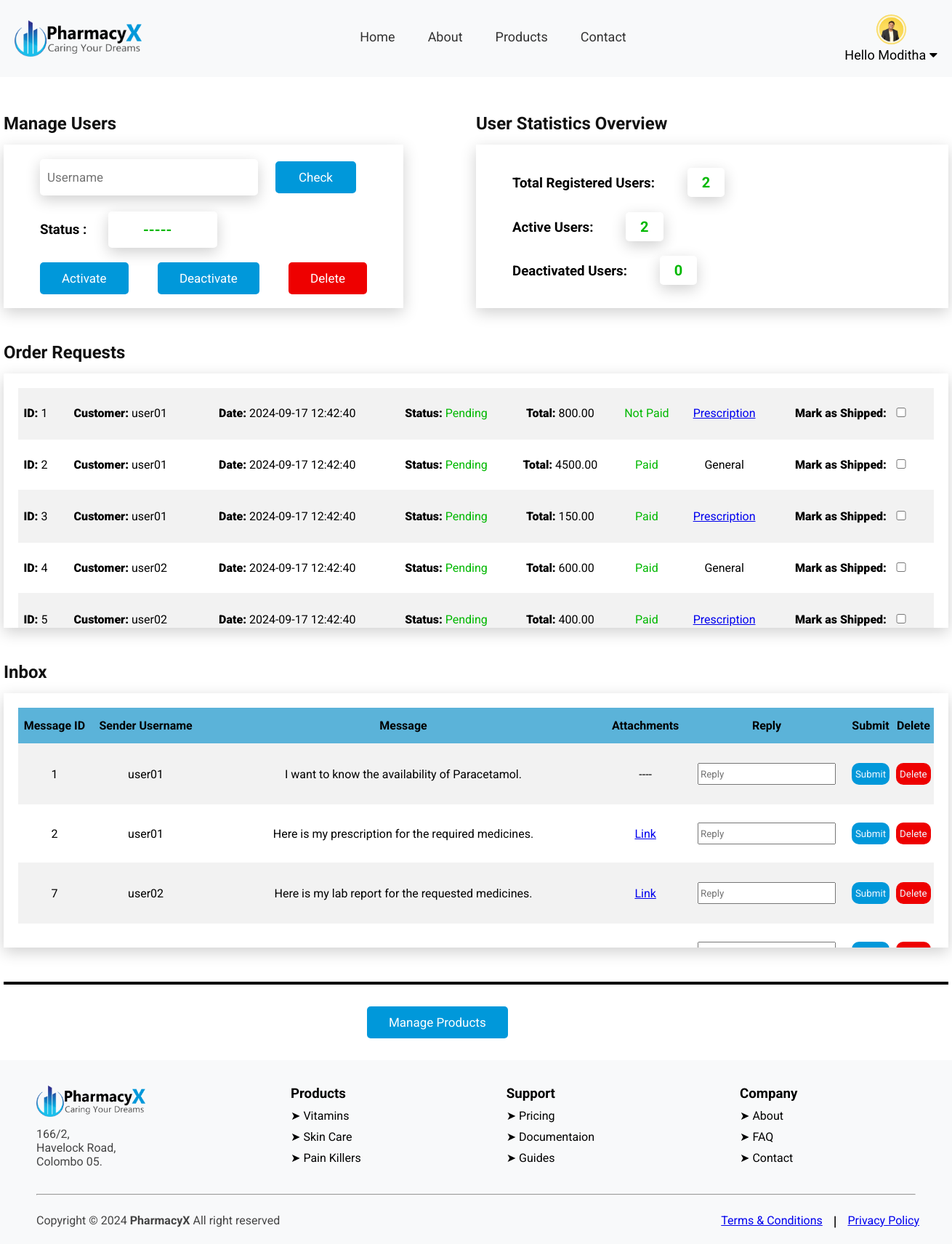
Page /admin_DB.php (signed in) on the committed database.
### tables this page shows
CREATE TABLE `Orders` (
  `order_id` int(11) NOT NULL,
  `user_name` varchar(100) DEFAULT NULL,
  `order_status` enum('Pending','Shipped','Delivered') DEFAULT 'Pending',
  `order_type` enum('Prescription','General') DEFAULT NULL,
  `qty` int(11) DEFAULT NULL,
  `receiver_name` varchar(255) DEFAULT NULL,
  `street` varchar(100) DEFAULT NULL,
  `city` varchar(100) DEFAULT NULL,
  `postal_code` varchar(10) DEFAULT NULL,
  `prescription_url` varchar(255) DEFAULT NULL,
  `product_id` int(11) DEFAULT NULL,
  `Order_total` decimal(10,2) DEFAULT NULL,
  `order_date` timestamp NOT NULL DEFAULT current_timestamp()
);

CREATE TABLE `Messages` (
  `message_id` int(11) NOT NULL,
  `user_name` varchar(100) DEFAULT NULL,
  `name` varchar(100) DEFAULT NULL,
  `message_text` text NOT NULL,
  `contact_no` varchar(15) DEFAULT NULL,
  `email` varchar(255) NOT NULL,
  `Uploads_url` varchar(255) DEFAULT NULL,
  `response_text` text DEFAULT NULL,
  `message_date` timestamp NOT NULL DEFAULT current_timestamp()
);

### admin_DB.php (the view, shortened to what this page needs)
<?php
$UserStatus = '-----';
$inputValue = '';
$sql = "SELECT
            COUNT(user_name) AS TotalUsers,
            COUNT(CASE WHEN acc_status = 'Active' THEN 1 END) AS ActiveUsers,
            COUNT(CASE WHEN acc_status = 'Inactive' THEN 1 END) AS DeactivatedUsers
        FROM
            User_info
        WHERE
            user_type = 'Customer';
        ";
$result = mysqli_query($Connection, $sql);
if(mysqli_num_rows($result) > 0)
{
    $row = mysqli_fetch_assoc($result);
    $TotalUsers = $row['TotalUsers'];
    $ActiveUsers = $row['ActiveUsers'];
    $DeactivatedUsers = $row['DeactivatedUsers'];
}
else
{
    $TotalUsers = 0;
    $ActiveUsers = 0;
    $DeactivatedUsers = 0;
}
?>
<!DOCTYPE html>
<html lang="en">
<head>
    <link rel="stylesheet" href="./CSS/admin_DB.css">
</head>
<body>
    <?php include ("./header.php"); ?>
    <div class="Container1">
        <div class="user_box">
            <h2 class="user-heading">Manage Users</h2>
            <div class="user_content">
                <form action="admin_DB.php" method="POST">
                    <div class="check-users">
                        <input type="text" class="check-user-input" placeholder="Username" name="UserInput" value="<?php echo $inputValue; ?>" >
                        <button type="submit" class="check-user-button" name="Check">Check</button>
                    </div>
                    <div class="user-satus-container">
                        <h3 class="status-heading">Status : </h3>
                        <div class="user-status"><?php echo $UserStatus; ?></div>
                    </div>
                    <div class="user-control-buttons">
                        <button class="action_btn bg" name="activate" >Activate</button>
                        <button class="action_btn bg" name="deactivate" >Deactivate</button>
                        <button class="delete" name="delete" >Delete</button>
                    </div>
                </form>
            </div>
        </div>
        <div class="stat_box">
            <h2 class="user-heading">User Statistics Overview</h2>
            <div class="stat_content">
                <h3>Total Registered Users:  <span class="stat_value"><?php echo $TotalUsers; ?></span></h3>
                <h3>Active Users: <span class="stat_value"><?php echo $ActiveUsers; ?></span></h3>
                <h3>Deactivated Users: <span class="stat_value"><?php echo $DeactivatedUsers; ?></span></h3>
            </div>
        </div>
    </div>
    <div class="Container2">
        <h2>Order Requests</h2>
        <div class="order_content">
            <table>
                <?php
                    $sql = "SELECT o.*,
                                CASE
                                    WHEN p.payment_id IS NOT NULL THEN 'Paid'
                                    ELSE 'Not Paid'
                                END AS payment_status
                            FROM Orders o
                            LEFT JOIN Payment p ON o.order_id = p.order_id
                            WHERE o.order_status = 'Pending';";
                    $result = mysqli_query($Connection, $sql);
                    if(mysqli_num_rows($result) > 0)
                    {
                        while($row = $result->fetch_assoc())
                        {
                            $ID = $row['order_id'];
                            $customer = $row['user_name'];
                            $date = $row['order_date'];
                            $status = $row['order_status'];
                            $total = $row['Order_total'];
                            $orderType = $row['order_type'];
                            $paymentStatus = $row['payment_status'];
                            $PrescriptionLink = "./Images/PrescriptionOrders/{$row['prescription_url']}";
                            if($orderType == 'Prescription')
                            {
                                $orderType = "<a href='$PrescriptionLink' target='_blank'>Prescription</a>";
                            }
                            echo "<tr>
                                    <td><span class='ordertb_title'>ID:</span> $ID </td>
                                    <td><span class='ordertb_title'>Customer:</span> $customer</td>
                                    <td><span class='ordertb_title'>Date:</span> $date</td>
                                    <td><span class='ordertb_title'>Status:</span> <span class='order_stat_row'>$status</span> </td>
                                    <td><span class='ordertb_title'>Total:</span> $total </td>
                                    <td><span class='order_stat_row'>$paymentStatus</span></td>
                                    <td>$orderType</td>
                                    <td class='shipped_box'>
                                        <span class='ordertb_title'>Mark as Shipped:</span>
                                        <form action='admin_DB.php' method='POST' id='Shipped_form'>
                                            <input type='hidden' value=\"$ID\" name='order_id'>
                                            <input type='checkbox' name='Shipped' value=\"shipped\" onchange='Mark_shipped()'>
                                        </form>
                                    </td>
                                </tr>";
                        }
                    }
                    else
                    {
                        echo "<tr><td colspan='8'>No Orders Found</td></tr>";
                    }
                ?>
            </table>
        </div>
    </div>
    <div class="Container2">
        <h2>Inbox</h2>
        <div class="message_content">
            <table>
                <tr>
                    <th>Message ID</th>
                    <th>Sender Username</th>
                    <th>Message</th>
                    <th>Attachments</th>
                    <th>Reply</th>
                    <th>Submit</th>
                    <th>Delete</th>
                </tr>
                <?php
                    $sql = "SELECT * FROM Messages WHERE response_text IS NULL;";
                    $result = mysqli_query($Connection, $sql);
                    if(mysqli_num_rows($result) > 0)
                    {
                        while($row = $result->fetch_assoc())
                        {
                            $messageID = $row['message_id'];
                            $senderusername = $row['user_name'];
                            $message = $row['message_text'];
                            $attachment = $row['Uploads_url'];
                            if($attachment===NULL)
                            {
                                $uploads_Url = "----";
                            }
                            else
                            {
                                $uploads_Url = "<a href='./Images/PrescriptionMessage/$attachment' target='_blank'>Link</a>";
                            }
                            echo "<tr>
                                    <td>$messageID</td>
                                    <td>$senderusername</td>
                                    <td>$message</td>
                                    <td>$uploads_Url</td>
                                        <form action='admin_DB.php' method='POST'>
                                            <input type='hidden' value='$messageID' name='message_id'>
                                            <td><input class=\"Reply_in\" type=\"text\" placeholder=\"Reply\" name='Reply_in'></td>
                                            <td><button type=\"submit\" class=\"Submit_rply\" name='submit_rply'>Submit</button></td>
                                            <td><button type=\"submit\" class=\"Delete_rply\" name='Delete_msg'>Delete</button></td>
                                        </form>
                                    </tr>";
                        }
                    }
                    else
                    {
                        echo "<tr><td colspan='7'>No Messages Found</td></tr>";
                    }
                ?>
            </table>
        </div>
    </div>
    <hr class="order_hr">
    <div class="manage_product">
        <button  class="action_btn bg" onclick="manage_Product()" >Manage Products</button>
    </div>
    <?php include ("./footer.php"); ?>
</body>
</html>

### rows in the picture
orders: order_id "1", user_name "user01", order_date "2024-09-17 12:42:40", order_status "Pending", Order_total "800.00", paymentStatus "Not Paid"
orders: order_id "2", user_name "user01", order_date "2024-09-17 12:42:40", order_status "Pending", Order_total "4500.00", paymentStatus "Paid", order_type "General"
orders: order_id "3", user_name "user01", order_date "2024-09-17 12:42:40", order_status "Pending", Order_total "150.00", paymentStatus "Paid"
orders: order_id "4", user_name "user02", order_date "2024-09-17 12:42:40", order_status "Pending", Order_total "600.00", paymentStatus "Paid", order_type "General"
orders: order_id "5", user_name "user02", order_date "2024-09-17 12:42:40", order_status "Pending", Order_total "400.00", paymentStatus "Paid"
messages: message_id "1", user_name "user01", message_text "I want to know the availability of Paracetamol.", uploads_Url "----"
messages: message_id "2", user_name "user01", message_text "Here is my prescription for the required medicines."
messages: message_id "7", user_name "user02", message_text "Here is my lab report for the requested medicines."

### other values in the picture
$_SESSION['firstname'] "Moditha"
$UserStatus "-----"
$TotalUsers "2"
$ActiveUsers "2"
$DeactivatedUsers "0"
